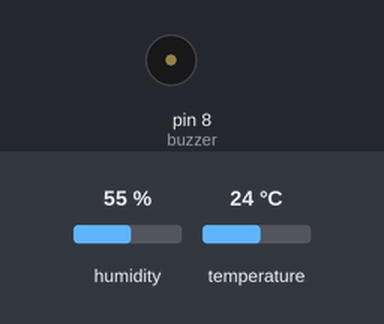
Bench run of a sketch on a simulated Arduino Uno, built with avr-gcc and run on an emulated ATmega328P. On the bench: buzzer (waves = sounding). The inputs (shaded band) are chosen by the test bench; at power-on: humidity 55 %, temperature 24 °C. What the sketch prints to the serial monitor is not drawn.

Above: at 2.5 s.
At 5.5 s:
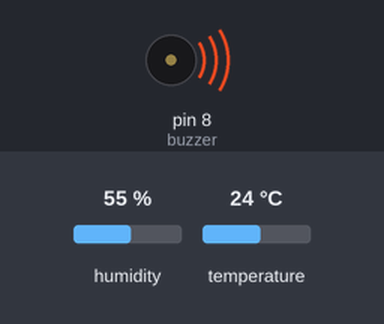
Timing chart, 0 to 7.9 s (numbered marks = the images above):
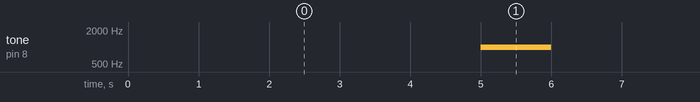

Measured:
- by itself, tone on pin 8 (buzzer): alternates 1000 Hz for 1.0 s and silent for 5.1 s

The sketch:

weather_alarm.ino
```cpp
#include "DHT.h"
#define DHTPIN 2
#define DHTTYPE DHT22

DHT dht(DHTPIN, DHTTYPE);

const int buzzer =8;

void setup()
{
  // put your setup code here, to run once:
Serial.begin(9600);
Serial.println("DHT temperature, humidity test");
dht.begin();
pinMode(buzzer, OUTPUT);
}

void loop()
{
  // put your main code here, to run repeatedly:
delay(5000);
tone(buzzer,1000);
delay(1000);
noTone(buzzer);
float h = dht.readHumidity();
float t = dht.readTemperature();
float f = dht.readTemperature(true);
if (isnan(h) || isnan(t) || isnan(f))
{
  Serial.println("failed to read from DHT sensor!");
  return;
}
float hif = dht.computeHeatIndex(f,h);
float hic = dht.computeHeatIndex(t,h,false);

Serial.print("Humidity : ");
Serial.print(h);
Serial.print("%\t");
Serial.print("Temperature : ");
Serial.print(t);
Serial.print(" degrees Celsius\t");
Serial.print(f);
Serial.print(" degrees Fahrenheit\t");
Serial.print("Heat Index: ");
Serial.print(hic);
Serial.print(" degrees Celsius\t");
Serial.print(hif);
Serial.println(" degrees Fahrenheit\t");
}
```
